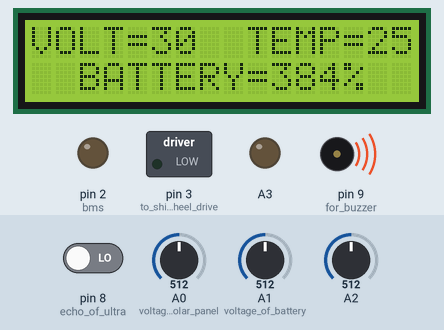
The sketch below on a simulated Arduino Uno, built with avr-gcc and run on an emulated ATmega328P. On the bench: 16×2 character LCD, switched loads named in the sketch (green lamp = pin HIGH), output pins drawn as LEDs (lit = HIGH), buzzer (waves = sounding). Inputs (shaded band) come from the test bench; at power-on: A2 = 512, A1 (voltage_of_battery) = 512, A0 (voltage_of_solar_panel) = 512, pin 8 (echo_of_ultra) LOW. Pins used as bus, display or sensor lines are not drawn; what the sketch prints to the serial monitor is not drawn.

Above: at 3.2 s.
3.3 s: A2 set to 0
At 5.3 s:
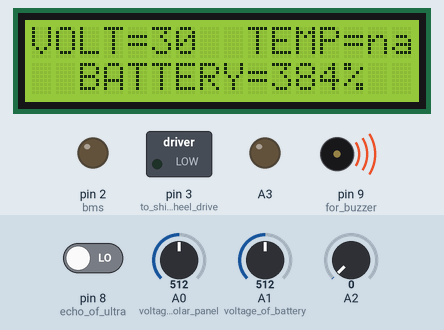
5.6 s: A1 (voltage_of_battery) set to 180
At 7.3 s:
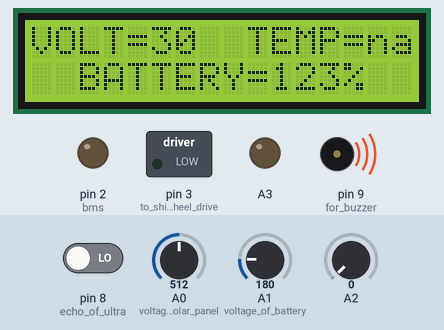
7.7 s: A1 (voltage_of_battery) set to 151
At 9.2 s:
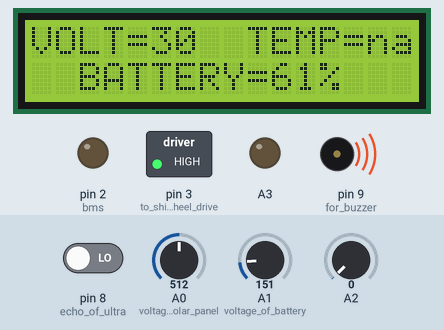
9.8 s: A2 set to 20
At 11.1 s:
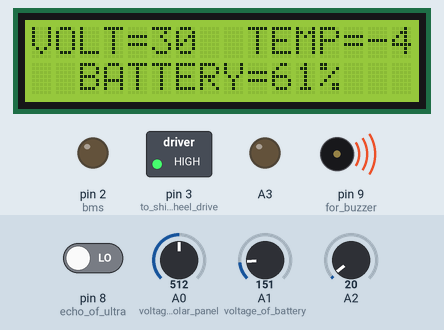
11.9 s: A0 (voltage_of_solar_panel) set to 716
At 13.1 s:
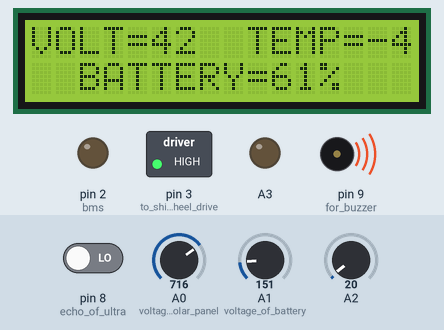
14.0 s: A0 (voltage_of_solar_panel) set to 900
At 15.2 s:
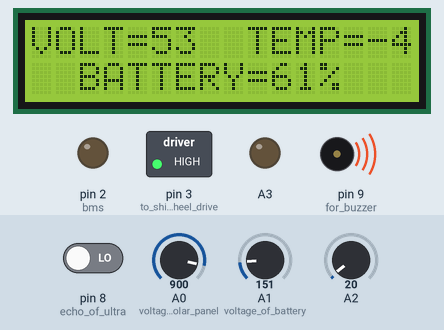
Timing chart, 0 to 17.0 s (numbered marks = the images above; inputs shaded):
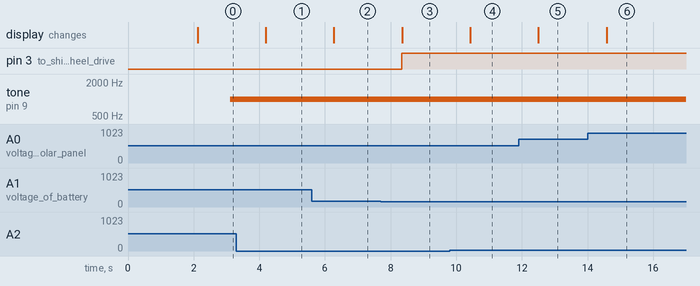

Measured:
- the behaviour switches between 169 and 168 on A1 (voltage_of_battery) (found by bisection; images 2 and 3)
- after the input at 3.3 s, the display: changes after 0.90 s (image 1)
- after the input at 5.6 s, the display: changes after 0.67 s (image 2)
- after the input at 7.7 s, pin 3 (to_shift_two_wheel_drive): LOW → HIGH after 0.64 s; the display: changes after 0.65 s (image 3)
- after the input at 9.8 s, the display: changes after 0.62 s (image 4)
- after the input at 11.9 s, the display: changes after 0.60 s (image 5)
- after the input at 14.0 s, the display: changes after 0.58 s (image 6)

The sketch:

techniti.ino
```cpp
#include <Wire.h> // Library for I2C communication
#include <LiquidCrystal_I2C.h> // Library for LCD
LiquidCrystal_I2C lcd = LiquidCrystal_I2C(0x27, 16, 2);
double Thermister(int RawADC){
  double Temp;
  Temp=log(((10240000/RawADC)-10000));
  Temp=1/(0.001129148+(0.000234125+(0.0000000876741*Temp*Temp))*Temp);
  Temp=Temp-273.15;
  return Temp;
  }
void setup() {
   pinMode(7,OUTPUT);//trig of ultra
  pinMode(8,INPUT);//echo of ultra
  pinMode(9,OUTPUT);//for buzzer
  pinMode(A0,INPUT);//voltage of solar panel
  pinMode(A1,INPUT);//voltage of battery
  pinMode(A3,OUTPUT);
  pinMode(3,OUTPUT);//to shift two wheel drive
  pinMode(2,OUTPUT);//bms
  Serial.begin(9600);
    lcd.init();
  lcd.backlight();
  lcd.clear();
  lcd.setCursor(5,0);
  lcd.print("TEAM");
  lcd.setCursor(2,1);
  lcd.print("MERCENARIES");
  delay(2000);
 digitalWrite(3,LOW);
}

void loop() {
  lcd.clear();
   lcd.setCursor(0, 0);
  float svolt=0;
  float a[20];
  for(int i=0;i<20;i++){
    a[i]=analogRead(A0)/16.833333333;
    svolt+=a[i];
  }
  int svol=svolt/20;
  lcd.print("VOLT=");
  lcd.print(svol);


  Serial.println(svol);
  float bvolt=0;
  float b[20];
  for(int i=0;i<20;i++){
    b[i]=analogRead(A1)/16.8333333333;
    bvolt+=b[i];
  }
  int bvol=bvolt/100;
  //Serial.println(bvol);
  int bp=bvol*100/12;
  int per=map(bp,0,13,0,100);
  lcd.setCursor(2,1);
  lcd.print("BATTERY=");
  lcd.print(per);
  lcd.print("%");
  if(bp<10){
    digitalWrite(3,HIGH);
  }
  if(bvol>12){
    digitalWrite(2,LOW);
  }
  lcd.setCursor(9,0);
  lcd.print("TEMP=");
  lcd.print(Thermister(analogRead(A2)));
   digitalWrite(7,LOW);
   float currenttime=micros();
      digitalWrite(7,HIGH);
      float duration=pulseIn(8,HIGH);
      float dist=(duration*0.0181)-0.66;
      Serial.println(dist);
      if(dist<11.5){
        tone(9,1000);
      }
      else{
        noTone(9);
      }


}
```
